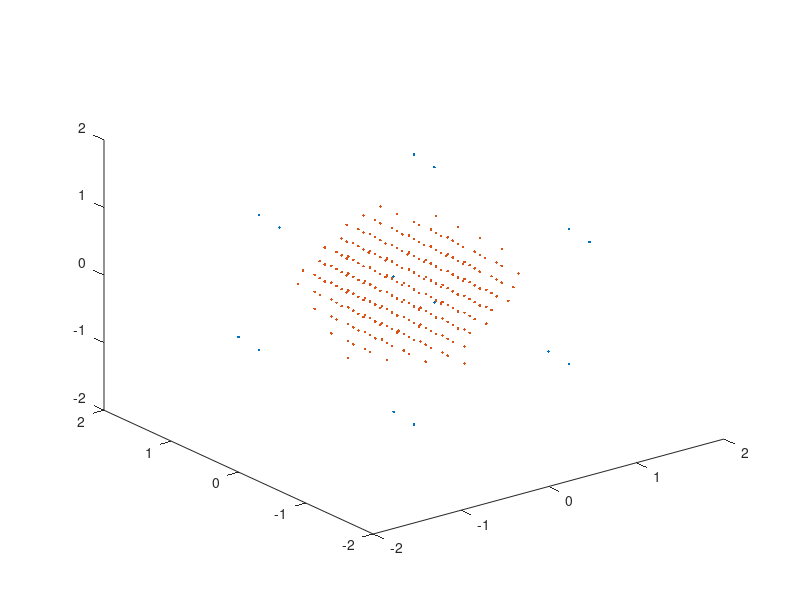

This chart was generated by the following MATLAB code:

%             %Windoze
%             str_main=strcat('E:\CMU\work\Phonons\LJArgon\Solid\crystal\perfect\SED\4x\NMD\');
%             str_read=strcat(str_main,'1atom\kptlist.dat');
%             alan.kptlist(:,1:3) = load(str_read); [alan.NUM_KPTS, blank] = size(alan.kptlist(:,1:3));
%             
%             str_main=strcat('E:\CMU\work\Phonons\LJArgon\Solid\crystal\perfect\SED\4x\NMD\');
%             str_read=strcat(str_main,'4atom\kptlist.dat');
%             conv.kptlist(:,1:3) = load(str_read); [conv.NUM_KPTS, blank] = size(conv.kptlist(:,1:3));
%             %INITIAL POSITIONS: Set initial positions for id matching
%             %Windoze
%             str_read=strcat(str_main,'1atom\x0.data');
%             %Linux
%             %str_read=strcat(str_main,'4atom/toucell/x0.data');
%             x0 = load(str_read);
%             %Define number of atoms
%             NUM_ATOMS = x0(1,1); NUM_ATOMS_UCELL = x0(1,2); NUM_UCELL_COPIES=NUM_ATOMS/NUM_ATOMS_UCELL; 
%             %Define box size and conventional cell lattice parameters
%             L(1) = x0(1,3); L(2) = x0(1,4); L(3) = x0(1,5); alat = L/((NUM_ATOMS/4)^(1/3));
%             NUM_SUPERCELL = L/alat;
%             %chop off first line of input structure
%             x0 = x0(2:length(x0),:);
            
prim.Nx = 8; prim.Ny = 8; prim.Nz = 8;             
prim.lat_vec = [1 1 0;1 0 1;0 1 1];
prim.recip_lat_vec = [1 -1 1;-1 1 1;1 1 -1];

cnt=1;
for ix=(-(prim.Nx/2)+1):1:(prim.Nx/2)
    for iy=(-(prim.Ny/2)+1):1:(prim.Ny/2)
        for iz=(-(prim.Nz/2)+1):1:(prim.Nz/2)
            prim.kptlist(cnt,1:3) = ix/prim.Nx*prim.recip_lat_vec(1,:) + iy/prim.Ny*prim.recip_lat_vec(2,:) + iz/prim.Nz*prim.recip_lat_vec(3,:) ;
            prim.NUM_KPTS = cnt;
            cnt=cnt+1;
        end
    end
end

conv.Nx = 4; conv.Ny = 4; conv.Nz = 4;  
conv.lat_vec = [1 0 0;0 1 0;0 0 1];
conv.recip_lat_vec = [1 0 0;0 1 0;0 0 1];

cnt=1;
for ix=(-(conv.Nx)+1):1:(conv.Nx)
    for iy=(-(conv.Ny)+1):1:(conv.Ny)
        for iz=(-(conv.Nz)+1):1:(conv.Nz)
            conv.kptlist(cnt,1:3) = ix/conv.Nx*conv.recip_lat_vec(1,:) + iy/conv.Ny*conv.recip_lat_vec(2,:) + iz/conv.Nz*conv.recip_lat_vec(3,:);
            conv.NUM_KPTS = cnt;
            cnt=cnt+1;
        end
    end
end

%Build Reciprocal BCC Lattice

cnt=1;
for ix=-1:2:1
    for iy=-1:2:1
        for iz=-1:2:1
            BZ.kptlist(cnt,1:3) = [ ix iy iz ];
            BZ.NUM_KPTS = cnt;
            cnt=cnt+1;
        end
    end
end
%Build BC images
BZ.kptlist(cnt,1:3) = [ -2 0 0 ]; cnt=cnt+1;
BZ.kptlist(cnt,1:3) = [ 0 -2 0 ]; cnt=cnt+1;
BZ.kptlist(cnt,1:3) = [ 0 0 -2 ]; cnt=cnt+1;

BZ.kptlist(cnt,1:3) = [ 2 0 0 ]; cnt=cnt+1;
BZ.kptlist(cnt,1:3) = [ 0 2 0 ]; cnt=cnt+1;
BZ.kptlist(cnt,1:3) = [ 0 0 2 ]; cnt=cnt+1;
    
    BZ.NUM_KPTS = cnt-1;

plot3(BZ.kptlist(:,1),BZ.kptlist(:,2),BZ.kptlist(:,3),'.',prim.kptlist(:,1),prim.kptlist(:,2),prim.kptlist(:,3),'.')

pause

plot3(BZ.kptlist(:,1),BZ.kptlist(:,2),BZ.kptlist(:,3),'.',conv.kptlist(:,1),conv.kptlist(:,2),conv.kptlist(:,3),'.')


%Move KPTS into 1st BZ
prim.kptlist_fold = prim.kptlist;
prim.dis_gamma = sqrt( ( prim.kptlist(:,1) - 0 ).^2 + ( prim.kptlist(:,2) - 0 ).^2 + ( prim.kptlist(:,3) - 0 ).^2 ) ;
for ikpt = 1:BZ.NUM_KPTS
    prim.dis(:,ikpt) = sqrt( ( prim.kptlist_fold(:,1) - BZ.kptlist(ikpt,1) ).^2 + ( prim.kptlist_fold(:,2) - BZ.kptlist(ikpt,2) ).^2 + ( prim.kptlist_fold(:,3) - BZ.kptlist(ikpt,3) ).^2 ) ;
    prim.dis_gamma = sqrt( ( prim.kptlist_fold(:,1) - 0 ).^2 + ( prim.kptlist_fold(:,2) - 0 ).^2 + ( prim.kptlist_fold(:,3) - 0 ).^2 ) ;
    [I,J] = find( prim.dis(:,ikpt) < prim.dis_gamma );
    if length(I)>0
    prim.kptlist_fold(I,1) = prim.kptlist_fold(I,1) - BZ.kptlist(ikpt,1);
    prim.kptlist_fold(I,2) = prim.kptlist_fold(I,2) - BZ.kptlist(ikpt,2);
    prim.kptlist_fold(I,3) = prim.kptlist_fold(I,3) - BZ.kptlist(ikpt,3);
    end
end

%Move KPTS into 1st BZ
conv.kptlist_fold = conv.kptlist;
conv.dis_gamma = sqrt( ( conv.kptlist(:,1) - 0 ).^2 + ( conv.kptlist(:,2) - 0 ).^2 + ( conv.kptlist(:,3) - 0 ).^2 ) ;
for ikpt = 1:BZ.NUM_KPTS
    conv.dis(:,ikpt) = sqrt( ( conv.kptlist_fold(:,1) - BZ.kptlist(ikpt,1) ).^2 + ( conv.kptlist_fold(:,2) - BZ.kptlist(ikpt,2) ).^2 + ( conv.kptlist_fold(:,3) - BZ.kptlist(ikpt,3) ).^2 ) ;
    conv.dis_gamma = sqrt( ( conv.kptlist_fold(:,1) - 0 ).^2 + ( conv.kptlist_fold(:,2) - 0 ).^2 + ( conv.kptlist_fold(:,3) - 0 ).^2 ) ;
    [I,J] = find( conv.dis(:,ikpt) < conv.dis_gamma );
    if length(I)>0
    conv.kptlist_fold(I,1) = conv.kptlist_fold(I,1) - BZ.kptlist(ikpt,1);
    conv.kptlist_fold(I,2) = conv.kptlist_fold(I,2) - BZ.kptlist(ikpt,2);
    conv.kptlist_fold(I,3) = conv.kptlist_fold(I,3) - BZ.kptlist(ikpt,3);
    end
end

%Remove degenerate points from folded in list
cnt=1;
conv.kptlist_degen(cnt,:) = conv.kptlist_fold(1,:);
conv.NUM_KPTS_DEGEN = cnt;
for ikpt = 2:conv.NUM_KPTS
    sorted = sort( sqrt( (conv.kptlist_fold(ikpt,1) - conv.kptlist_degen(:,1)).^2 + (conv.kptlist_fold(ikpt,2) - conv.kptlist_degen(:,2)).^2 + (conv.kptlist_fold(ikpt,3) - conv.kptlist_degen(:,3)).^2 ));
    [I,J] = find(sorted==0);
    sorted(I);
    %pause
    if length(I)>0
    else
        conv.kptlist_degen(cnt,:) = conv.kptlist_fold(ikpt,:);
        conv.NUM_KPTS_DEGEN = cnt;
        cnt=cnt+1;
    end
end

%Remove degenerate points from above list by checking for recip lat vec
%translations
cnt=1;
conv.kptlist_degen_2(cnt,:) = conv.kptlist_degen(1,:); %degen currently has 302 in a 256 4x, so there are degen pts left.
conv.NUM_KPTS_DEGEN_2 = cnt;
for ikpt=2:conv.NUM_KPTS_DEGEN
    degen_check=0;
    ikpt2=1;
    while ikpt2<BZ.NUM_KPTS && degen_check==0
        sorted = sort( sqrt( (conv.kptlist_degen(ikpt,1) - BZ.kptlist(ikpt2,1) - conv.kptlist_degen_2(:,1)).^2  + (conv.kptlist_degen(ikpt,2) - BZ.kptlist(ikpt2,2) - conv.kptlist_degen_2(:,2)).^2 + (conv.kptlist_degen(ikpt,3) - BZ.kptlist(ikpt2,3) - conv.kptlist_degen_2(:,3)).^2 ) );
        [I,J] = find(sorted==0);
        if length(I)>0
            degen_check=1;
        else
            degen_check=0;
        end
        ikpt2=ikpt2+1;
    end
    if degen_check==0
            cnt=cnt+1;
            conv.kptlist_degen_2(cnt,:) = conv.kptlist_degen(ikpt,:);
            conv.NUM_KPTS_DEGEN_2 = cnt;
    else
    end
end
        

        

pause

plot3(BZ.kptlist(:,1),BZ.kptlist(:,2),BZ.kptlist(:,3),'.',prim.kptlist_fold(:,1),prim.kptlist_fold(:,2),prim.kptlist_fold(:,3),'.')

pause

plot3(BZ.kptlist(:,1),BZ.kptlist(:,2),BZ.kptlist(:,3),'.',conv.kptlist_degen_2(:,1),conv.kptlist_degen_2(:,2),conv.kptlist_degen_2(:,3),'.')

pause

%Compare Alan list

% plot3(BZ.kptlist(:,1),BZ.kptlist(:,2),BZ.kptlist(:,3),'.',alan.kptlist(:,1),alan.kptlist(:,2),alan.kptlist(:,3),'.')
% 
% pause
% 
% %Check Alan vs Conv
% cnt=1;
% for ikpt=1:conv.NUM_KPTS_DEGEN_2
%     [I,J] = find ( sqrt( (conv.kptlist_degen_2(ikpt,1) - alan.kptlist(:,1) ).^2  + (conv.kptlist_degen_2(ikpt,2) - alan.kptlist(:,2) ).^2 + (conv.kptlist_degen_2(ikpt,3) - alan.kptlist(:,3) ).^2 ) == 0 );
%     if length(I)==0
%         conv.kptlist_noalan(cnt,:) = conv.kptlist_degen_2(ikpt,:);
%         conv.NUM_KPTS_NOALAN = cnt;
%         cnt=cnt+1;
%     end
% end
% 
% %Check Conv vs Alan
% cnt=1;
% for ikpt=1:alan.NUM_KPTS
%     [I,J] = find ( sqrt( (alan.kptlist(ikpt,1) - conv.kptlist_degen_2(:,1) ).^2  + (alan.kptlist(ikpt,2) - conv.kptlist_degen_2(:,2) ).^2 + (alan.kptlist(ikpt,3) - conv.kptlist_degen_2(:,3) ).^2 ) == 0 );
%     if length(I)==0
%         conv.kptlist_noconv(cnt,:) = alan.kptlist(ikpt,:);
%         conv.NUM_KPTS_NOCONV = cnt;
%         cnt=cnt+1;
%     end
% end
% 
% plot3(BZ.kptlist(:,1),BZ.kptlist(:,2),BZ.kptlist(:,3),'.',conv.kptlist_noalan(:,1),conv.kptlist_noalan(:,2),conv.kptlist_noalan(:,3),'.',conv.kptlist_noconv(:,1),conv.kptlist_noconv(:,2),conv.kptlist_noconv(:,3),'.')
% 
% pause
% 
% %Check NOALAN vs NOCONV
% for ikpt=1:conv.NUM_KPTS_NOCONV
%     no_no_check = 0;
%     check = [ conv.kptlist_noconv(ikpt,1) - conv.kptlist_noalan(:,1)   conv.kptlist_noconv(ikpt,2) - conv.kptlist_noalan(:,2)  conv.kptlist_noconv(ikpt,3) - conv.kptlist_noalan(:,3) ];
%     [I,J] = find( check(:,1)==1 & check(:,2)==1 & check(:,3)==1 );
%     
%     if length(I)==0
%         no_no_check = 1;
%     end
% end
% 
% pause
%         
%     
% 
% %CHECK BOUNDARY CONDITIONS
% 
% %Create the periodic positions in simulation cell images
% 
% cnt=1;
% for ix = 0:1
%     for iy = 0:1
%         for iz = 0:1
%         images.x(cnt,1:3) = [NUM_SUPERCELL*ix*alat(1) NUM_SUPERCELL*iy*alat(2) NUM_SUPERCELL*iz*alat(3)]; 
%         cnt=cnt+1;
%         end
%     end
% end
% 
% %Find the index m of the periodic image positions
% %CONV
% for iatom = 1:length(images.x)
%     position(1:3,1) = (1/alat(1))*images.x(iatom,1:3);    %necessary scaling for prim lat vector compared to conv
%     conv.images_m(iatom,1:3) = conv.lat_vec\position;
% end   
% for ikpt=1:conv.NUM_KPTS
%     for iatom = 1:length(images.x)
%         conv.images_kptcheck(ikpt,iatom) = exp( (1i*2*pi/alat(1)) * dot( conv.kptlist(ikpt,1:3) , images.x(iatom,1:3) ) );
%     end
%     kpt(1:3,1) = conv.kptlist(ikpt,1:3);
%     conv.l(ikpt,1:3) = conv.recip_lat_vec\kpt;
% end
% for iatom = 1:length(x0)
%     position(1:3,1) = (1/alat(1))*x0(iatom,3:5);    %necessary scaling for prim lat vector compared to conv
%     conv.m(iatom,1:3) = conv.lat_vec\position;
% end 
%     
% %PRIM
% for iatom = 1:length(images.x)
%     position(1:3,1) = (2/alat(1))*images.x(iatom,1:3);    %necessary scaling for prim lat vector compared to conv
%     prim.images_m(iatom,1:3) = prim.lat_vec\position;
% end   
% for ikpt=1:conv.NUM_KPTS
%     for iatom = 1:length(images.x)
%         prim.images_kptcheck(ikpt,iatom) = exp( (1i*2*pi/alat(1)) * dot( prim.kptlist(ikpt,1:3) , images.x(iatom,1:3) ) );
%     end
%     kpt(1:3,1) = prim.kptlist(ikpt,1:3);
%     prim.l(ikpt,1:3) = prim.recip_lat_vec\kpt;
% end
% for iatom = 1:length(x0)
%     position(1:3,1) = (2/alat(1))*x0(iatom,3:5);    %necessary scaling for prim lat vector compared to conv
%     prim.m(iatom,1:3) = prim.lat_vec\position;
% end 
% 
% 
% 
% %Check [1 0 0] direction
% % x100.x=[0 0 0
% % alat(1)/2 alat(1)/2 0
% % 1*alat(1) 0 0
% % 3*alat(1)/2 alat(1)/2 0
% % 2*alat(1) 0 0
% % 5*alat(1)/2 alat(1)/2 0
% % 3*alat(1) 0 0
% % 7*alat(1)/2 alat(1)/2 0
% % 4*alat(1) 0 0];
% % for iatom = 1:length(x100.x)
% %     position(1:3,1) = (2/alat(1))*x100.x(iatom,1:3);
% %     x100.m(iatom,1:3) = prim_lat_vec\position;
% % end
% %PRIM
% %exp( (i*2*pi./alat(1))*( x0(:,3)*SED.kptlist(ikpt,1)
% %CONV
% %exp( i* (x0(:,3)*(2*pi./L(1)).*(SED.kptlist(ikpt,1)))
% 
% 
% 
% 
% 
% 
% 
% 
% 
% 
% 
% 
% 
% 
% 
% 
% 
% 
% 
% 
% 
% 
% 
% 
% 
% 
% 
% 
% pause
% % 
% % %Alan's FCC BZ algorithm to find allowed kpts
% % 
% % n=4;   %number of unit cells in x,y,z
% % 
% % Q = 341;
% % 
% % qG(1:3) = 0; qall(1:Q,1:3) = 0.0; G(1:14,1:3) = 0.0; pi = 4*atan(1.0);
% % count=1;
% % 
% % 	for i=-n:1:n
% % 		qx = i/n;
% % 		for j=-n:1:n
% % 			qy = j/n;			
% % 			if (abs(qx) + abs(qy)) <= 1.5
% % 				for k=-n:1:n
% % 					qz = k/n;
% % 					qzb = abs(1.5+qx+qy);
% % 					qzb1 = abs(1.5+qx-qy);
% %                         if qzb1 < qzb 
% %                             qzb = qzb1; 
% %                         end
% % 					qzb1 = abs(1.5-qx+qy);
% %                         if qzb1 < qzb 
% %                             qzb = qzb1;
% %                         end
% % 					qzb1 = abs(1.5-qx-qy);
% %                         if qzb1 < qzb 
% %                             qzb = qzb1; 
% %                         end
% %                         if qzb > 1.0 
% %                             qzb = 1.0;
% %                         end
% % 
% % 					qzb = qzb + 0.000000001; % to account for possible rounding errors
% % 
% %                         if abs(qz) <= qzb 
% %                             check_out(count,1:3) = [qx qy qz];
% %                             count=count+1; 
% %                         end
% %                 end
% %             end
% %         end
% %     end
% %     
% %     count
% % %     
% % %     q_in = check_out;
% % %     
% % %     for i=1:Q
% % %         qall(i,1) = check_out(i,1);
% % %         qall(i,2) = check_out(i,2);
% % %         qall(i,3) = check_out(i,3);
% % %     end
% % %     
% % %   G(1,1) = 2.0;
% % % 	G(1,2) = 0.0;
% % % 	G(1,3) = 0.0;
% % % 
% % % 	G(2,1) = 0.;
% % % 	G(2,2) = 2.;
% % % 	G(2,3) = 0.;
% % % 
% % % 	G(3,1) = 0.;
% % % 	G(3,2) = 0.;
% % % 	G(3,3) = 2.;
% % % 
% % % 	G(4,1) = -2.;
% % % 	G(4,2) = 0.;
% % % 	G(4,3) = 0.;
% % % 
% % % 	G(5,1) = 0.;
% % % 	G(5,2) = -2.;
% % % 	G(5,3) = 0.;
% % % 
% % % 	G(6,1) = 0.;
% % % 	G(6,2) = 0.;
% % % 	G(6,3) = -2.;
% % % 
% % % 	G(7,1) = -1.;
% % % 	G(7,2) = -1.;
% % % 	G(7,3) = -1.;
% % % 
% % % 	G(8,1) = -1.;
% % % 	G(8,2) = -1.;
% % % 	G(8,3) = 1.;
% % % 
% % % 	G(9,1) = -1.;
% % % 	G(9,2) = 1.;
% % % 	G(9,3) = -1.;
% % % 
% % % 	G(10,1) = -1.;
% % % 	G(10,2) = 1.;
% % % 	G(10,3) = 1.;
% % % 
% % % 	G(11,1) = 1.;
% % % 	G(11,2) = -1.;
% % % 	G(11,3) = -1.;
% % % 
% % % 	G(12,1) = 1.;
% % % 	G(12,2) = -1.;
% % % 	G(12,3) = 1.;
% % % 
% % % 	G(13,1) = 1.;
% % % 	G(13,2) = 1.;
% % % 	G(13,3) = -1.;
% % % 
% % % 	G(14,1) = 1.;
% % % 	G(14,2) = 1.;
% % % 	G(14,3) = 1.;
% % %     
% % %     count = 1;
% % %     
% % %     for i=1:Q
% % %         qcheck = 1;
% % %         
% % %         for j=1:14
% % %             for k=1:3
% % %                 qG(k) = qall(i,k) + G(j,k);
% % %             end
% % %             
% % %             for k=i+1:Q
% % %                 if qG(1) >= qall(k,1) - 0.0000001 && qG(1) <= qall(k,1) + 0.0000001 && qG(2) >= qall(k,2) - 0.0000001 && qG(2) <= qall(k,2) + 0.0000001 && qG(3) >= qall(k,3) - 0.0000001 && qG(3) <= qall(k,3) + 0.0000001 
% % %                     qcheck = 0;
% % %                 end
% % %             end
% % %         end
% % %         
% % %         if qcheck == 1
% % %             data_out(count,1:3) = [qall(i,1) qall(i,2) qall(i,3)];
% % %             count=count+1;
% % %         end
% % %     end
% % %     
% % %     count
% % %     4*n*n*n
% %                 
% %                 
% %                
% %     